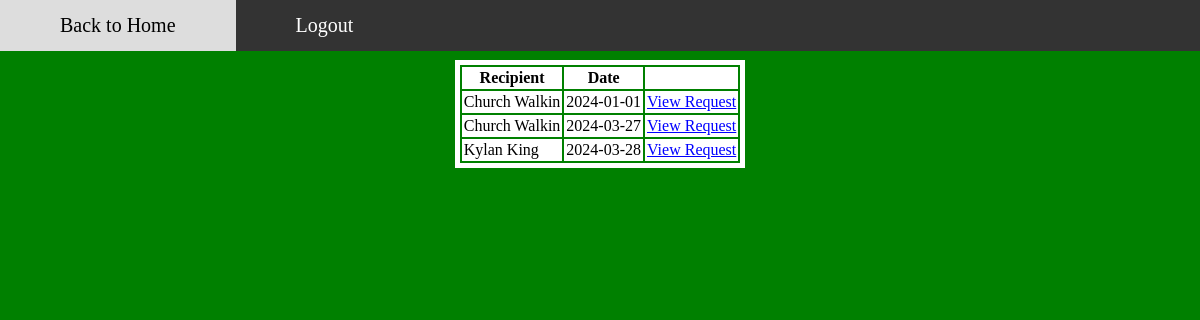
Screenshot of /closedrequests.php with the database file from the repository.
### tables this page shows
CREATE TABLE `requests` (
  `reqid` int(11) NOT NULL AUTO_INCREMENT,
  `userid` int(11) NOT NULL,
  `date` date DEFAULT NULL,
  `fulfilled` tinyint(1) NOT NULL,
  PRIMARY KEY (`reqid`),
  KEY `FK_user` (`userid`),
  CONSTRAINT `FK_user` FOREIGN KEY (`userid`) REFERENCES `externalusers` (`id`)
);

CREATE TABLE `externalusers` (
  `id` int(11) NOT NULL AUTO_INCREMENT,
  `username` varchar(50) DEFAULT NULL,
  `hashed_password` varchar(60) DEFAULT NULL,
  `firstname` varchar(20) DEFAULT NULL,
  `lastname` varchar(20) DEFAULT NULL,
  `phonenumber` varchar(10) DEFAULT NULL,
  `street` varchar(30) DEFAULT NULL,
  `city` varchar(30) DEFAULT NULL,
  `state` varchar(2) DEFAULT NULL,
  `zip` int(11) DEFAULT NULL,
  `visits` int(11) DEFAULT NULL,
  PRIMARY KEY (`id`)
);

### closedrequests.php (the view, shortened to what this page needs)
<?php
$mysqli = Database::dbConnect();
$mysqli -> setAttribute(PDO::ATTR_ERRMODE, PDO::ERRMODE_EXCEPTION);
?>
<div class="navbar">
<a href='internalpage.php'>Back to Home</a>
<a href='logout2.php'>Logout</a>
</div>
<?php
$query = "select distinct firstname,lastname,reqid,userid,date from requests inner join externalusers on requests.userid = externalusers.id where fulfilled
= 1;
";
$stmt = $mysqli-> prepare($query);
$stmt -> execute();
?>
<link rel="stylesheet" href="home2.css">
<center>
<table bordercolor = "ffffff" border="5">
<thead>
<th>Recipient</th><th>Date</th><th></th>
</thead>
<tbody>
<?php
while ($row = $stmt->fetch(PDO::FETCH_ASSOC)) {
 echo "<tr>";
 echo "<td>".$row['firstname'].' '.$row['lastname']."</td>";
 echo "<td>".$row['date']."</td>";
 echo "<td><a href='viewrequestworker.php?id=" . $row['reqid'] ."'style='color:blue'>View Request</a></td>";
}
?>
</tbody>

### home2.css (style rules this page uses)
.navbar { overflow: hidden; background-color: #333; position: fixed; top: 0; width: 100%; margin: auto; }
.navbar a { float: left; display: block; color: #ffff; text-align: center; padding: 14px 60px; text-decoration: none; font-size: 20px; }

### closedrequests.php (style rules this page uses)
td,th { color:black; background-color:white; }

### rows the page displays
requests: userid.firstname "Church", userid.lastname "Walkin", date "2024-01-01"
requests: userid.firstname "Church", userid.lastname "Walkin", date "2024-03-27"
requests: userid.firstname "Kylan", userid.lastname "King", date "2024-03-28"
